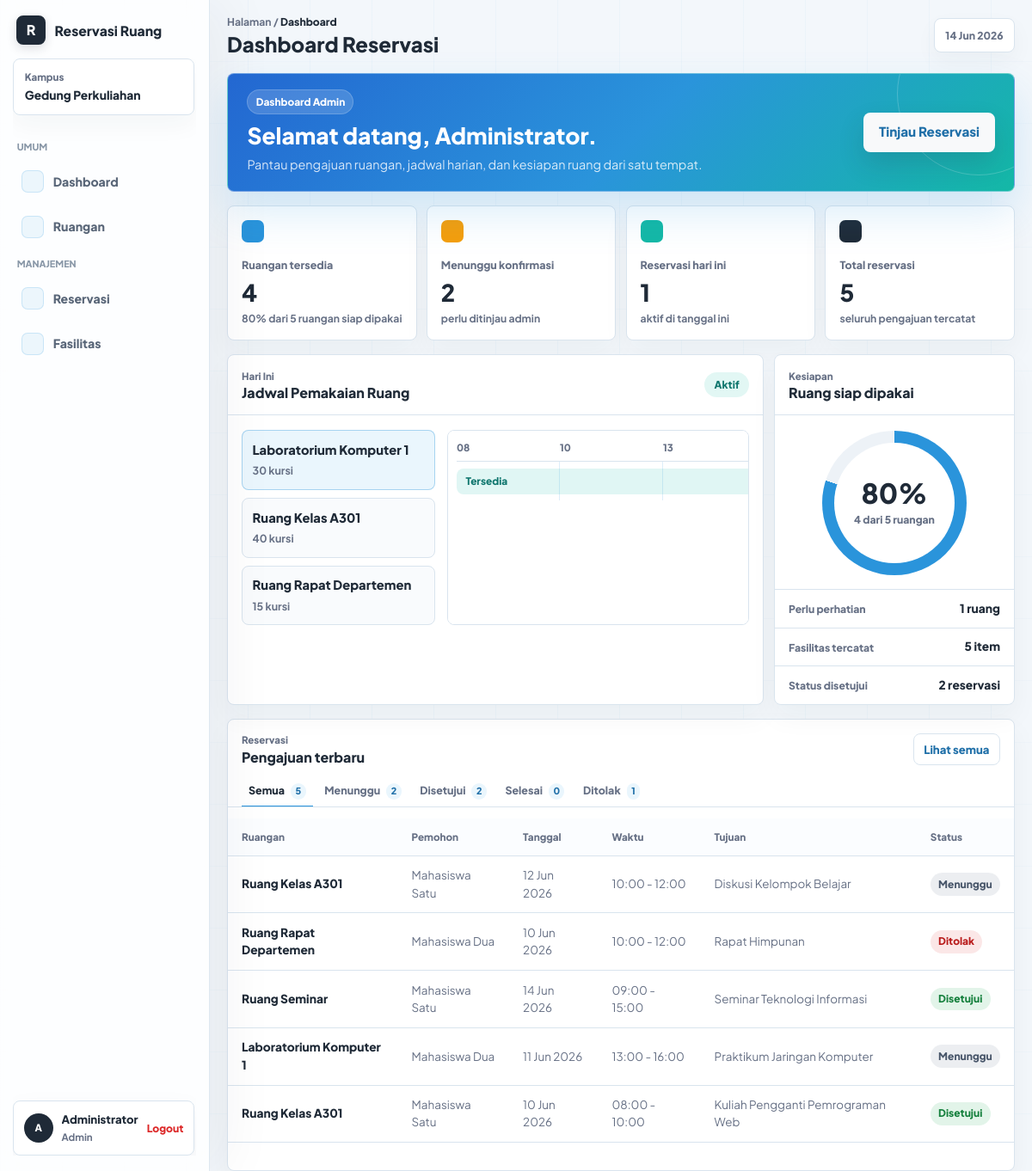
/pages/dashboard.php (signed in), run on the app's committed database.
### tables this page shows
CREATE TABLE reservations (
    id INT AUTO_INCREMENT PRIMARY KEY,
    user_id INT NOT NULL,
    room_id INT NOT NULL,
    reservation_date DATE NOT NULL,
    start_time TIME NOT NULL,
    end_time TIME NOT NULL,
    purpose VARCHAR(255) NOT NULL,
    status ENUM('pending','approved','rejected','cancelled','completed') NOT NULL DEFAULT 'pending',
    created_at TIMESTAMP DEFAULT CURRENT_TIMESTAMP,
    updated_at TIMESTAMP NULL DEFAULT NULL ON UPDATE CURRENT_TIMESTAMP,
    FOREIGN KEY (user_id) REFERENCES users(id),
    FOREIGN KEY (room_id) REFERENCES rooms(id)
);

CREATE TABLE rooms (
    id INT AUTO_INCREMENT PRIMARY KEY,
    room_name VARCHAR(100) NOT NULL,
    location VARCHAR(150) NOT NULL,
    capacity INT NOT NULL,
    description TEXT NULL,
    status ENUM('available','maintenance','unavailable') NOT NULL DEFAULT 'available',
    created_at TIMESTAMP DEFAULT CURRENT_TIMESTAMP
);

### pages/dashboard.php (the view, shortened to what the rows shown need)
<?php
require_once __DIR__ . '/../includes/helpers.php';
require_once __DIR__ . '/../includes/auth.php';
$user = current_user();
$isAdmin = is_admin();
function dashboard_count($conn, $sql, $types = '', $params = [])
{
    $stmt = mysqli_prepare($conn, $sql);
    mysqli_stmt_execute($stmt);
    $result = mysqli_stmt_get_result($stmt);
    $row = mysqli_fetch_assoc($result);
    return (int) ($row['total'] ?? 0);
}
function dashboard_rows($conn, $sql, $types = '', $params = [])
{
    $stmt = mysqli_prepare($conn, $sql);
    mysqli_stmt_execute($stmt);
    $result = mysqli_stmt_get_result($stmt);
    return mysqli_fetch_all($result, MYSQLI_ASSOC);
}
function dashboard_status_label($status)
{
    $labels = [
        'pending' => 'Menunggu',
        'approved' => 'Disetujui',
        'rejected' => 'Ditolak',
        'cancelled' => 'Dibatalkan',
        'completed' => 'Selesai',
    ];
    return $labels[$status] ?? ucfirst((string) $status);
}
function dashboard_date($date)
{
    return date('d M Y', strtotime($date));
}
function dashboard_stat_icon($name)
{
    $icons = [
        'rooms' => '<svg viewBox="0 0 24 24" aria-hidden="true"><path d="M4 21V5c0-.6.4-1 1-1h10c.6 0 1 .4 1 1v16"></path><path d="M16 9h3c.6 0 1 .4 1 1v11"></path><path d="M3 21h18"></path><path d="M8 8h3"></path><path d="M8 12h3"></path><path d="M8 16h3"></path></svg>',
        'pending' => '<svg viewBox="0 0 24 24" aria-hidden="true"><circle cx="12" cy="12" r="9"></circle><path d="M12 7v5l3 2"></path></svg>',
        'today' => '<svg viewBox="0 0 24 24" aria-hidden="true"><path d="M7 3v3"></path><path d="M17 3v3"></path><path d="M4 8h16"></path><path d="M5 5h14c.6 0 1 .4 1 1v14c0 .6-.4 1-1 1H5c-.6 0-1-.4-1-1V6c0-.6.4-1 1-1z"></path><path d="m9 15 2 2 4-5"></path></svg>',
        'total' => '<svg viewBox="0 0 24 24" aria-hidden="true"><path d="M8 4h8"></path><path d="M9 2h6c.6 0 1 .4 1 1v2H8V3c0-.6.4-1 1-1z"></path><path d="M6 5h12c.6 0 1 .4 1 1v15H5V6c0-.6.4-1 1-1z"></path><path d="M8 11h8"></path><path d="M8 15h8"></path></svg>',
    ];
    return $icons[$name] ?? '';
}
$totalRooms = dashboard_count($conn, "SELECT COUNT(*) AS total FROM v_room_facility_summary");
$availableRooms = dashboard_count($conn, "SELECT COUNT(*) AS total FROM v_room_facility_summary WHERE status = 'available'");
$availabilityRate = $totalRooms > 0 ? round(($availableRooms / $totalRooms) * 100) : 0;
if ($isAdmin) {
    $pendingReservations = dashboard_count($conn, "SELECT COUNT(*) AS total FROM reservations WHERE status = 'pending'");
    $todayReservations = dashboard_count($conn, "SELECT COUNT(*) AS total FROM reservations WHERE reservation_date = CURDATE()");
    $totalReservations = dashboard_count($conn, "SELECT COUNT(*) AS total FROM reservations");
    $recentReservations = dashboard_rows(
        $conn,
        "SELECT reservations.id, reservations.reservation_date, reservations.start_time, reservations.end_time,
                reservations.purpose, reservations.status, reservations.room_name, reservations.user_name
         FROM v_reservation_details AS reservations
         ORDER BY reservations.created_at DESC, reservations.id DESC
         LIMIT 6"
    );
    $reservationLabel = 'Pengajuan terbaru';
}
$recentStatusCounts = [
    'all' => count($recentReservations),
    'pending' => 0,
    'approved' => 0,
    'completed' => 0,
    'rejected' => 0,
];
foreach ($recentReservations as $reservation) {
    if (isset($recentStatusCounts[$reservation['status']])) {
        $recentStatusCounts[$reservation['status']] += 1;
    }
}
$scheduleRooms = [];
if ($isAdmin) {
    $scheduleRooms = dashboard_rows($conn, "SELECT id, room_name, capacity FROM rooms WHERE status = 'available' ORDER BY room_name ASC LIMIT 3");
}
$schedulePanelTitle = $isAdmin ? 'Jadwal Pemakaian Ruang' : 'Jadwal Saya Hari Ini';
$scheduleEmptyTitle = $isAdmin ? 'Belum ada ruangan yang aktif.' : 'Belum ada jadwal kamu hari ini.';
$scheduleEmptyText = $isAdmin ? '' : 'Reservasi menunggu atau disetujui untuk hari ini akan muncul di sini.';
$roomReservations = [];
$statusTabs = [
    [
        'label' => 'Semua',
        'count' => $recentStatusCounts['all'],
        'statuses' => '',
    ],
    [
        'label' => 'Menunggu',
        'count' => $recentStatusCounts['pending'],
        'statuses' => 'pending',
    ],
    [
        'label' => 'Disetujui',
        'count' => $recentStatusCounts['approved'],
        'statuses' => 'approved',
    ],
    [
        'label' => 'Selesai',
        'count' => $recentStatusCounts['completed'],
        'statuses' => 'completed',
    ],
    [
        'label' => 'Ditolak',
        'count' => $recentStatusCounts['rejected'],
        'statuses' => 'rejected,cancelled',
    ],
];
$statCards = [
    [
        'label' => 'Ruangan tersedia',
        'value' => $availableRooms,
        'hint' => $availabilityRate . '% dari ' . $totalRooms . ' ruangan siap dipakai',
        'tone' => 'primary',
        'icon' => 'rooms',
    ],
    [
        'label' => 'Menunggu konfirmasi',
        'value' => $pendingReservations,
        'hint' => $isAdmin ? 'perlu ditinjau admin' : 'sedang diproses',
        'tone' => 'warning',
        'icon' => 'pending',
    ],
    [
        'label' => $isAdmin ? 'Reservasi hari ini' : 'Jadwal disetujui',
        'value' => $todayReservations,
        'hint' => $isAdmin ? 'aktif di tanggal ini' : 'jadwal mendatang',
        'tone' => 'success',
        'icon' => 'today',
    ],
    [
        'label' => 'Total reservasi',
        'value' => $totalReservations,
        'hint' => $isAdmin ? 'seluruh pengajuan tercatat' : 'riwayat pengajuan kamu',
        'tone' => 'neutral',
        'icon' => 'total',
    ],
];
require_once __DIR__ . '/../includes/header.php';
?>
<main class="dashboard-page">
    <div class="dashboard-shell">
        <header class="dashboard-topbar">
            <div>
                <h1>Dashboard Reservasi</h1>
            </div>
        </header>
        <section class="dashboard-hero-card">
            <div>
                <h2>Selamat datang, <?= e($user['name']) ?>.</h2>
            </div>
        </section>
        <div class="dashboard-stats">
            <?php foreach ($statCards as $card): ?>
                <article class="dashboard-stat <?= e('stat-' . $card['tone']) ?>">
                    <div class="stat-icon"><?= dashboard_stat_icon($card['icon']); ?></div>
                    <span><?= e($card['label']) ?></span>
                    <strong><?= e($card['value']) ?></strong>
                    <p><?= e($card['hint']) ?></p>
                </article>
            <?php endforeach; ?>
        </div>
        <div class="dashboard-analytics">
            <section class="dashboard-panel schedule-panel">
                <div class="panel-header">
                    <div>
                        <h2><?= e($schedulePanelTitle); ?></h2>
                    </div>
                </div>
                <?php if (empty($scheduleRooms)): ?>
                    <div class="empty-state" style="margin: 2rem;">
                        <strong><?= e($scheduleEmptyTitle); ?></strong>
                        <?php if ($scheduleEmptyText !== ''): ?>
                            <p><?= e($scheduleEmptyText); ?></p>
                        <?php endif; ?>
                    </div>
                <?php else: ?>
                    <div class="schedule-grid" style="padding: 0 1rem 1.25rem;">
                        <aside class="room-stack">
                            <?php foreach ($scheduleRooms as $index => $room): ?>
                                <button type="button" class="room-pill <?= $index === 0 ? 'active' : ''; ?>" data-schedule-target="room-<?= e($room['id']); ?>" style="text-align: left; width: 100%; border-width: 1px; border-style: solid; cursor: pointer;">
                                    <span><?= e($room['room_name']); ?></span>
                                    <small><?= e($room['capacity']); ?> kursi</small>
                                </button>
                            <?php endforeach; ?>
                        </aside>
                        <div class="time-board">
                            <?php foreach ($scheduleRooms as $index => $room): ?>
                                <div class="timeline-row" id="room-<?= e($room['id']); ?>" style="display: <?= $index === 0 ? 'grid' : 'none'; ?>;">
                                    <?php
                                        $roomRes = $roomReservations[$room['id']] ?? [];
                                        if (empty($roomRes)):
                                    ?>
                                        <span class="timeline-block open" style="--start: 1; --span: 5;">
                                            Tersedia
                                        </span>
                                    <?php endif; ?>
                                </div>
                            <?php endforeach; ?>
                        </div>
                    </div>
                <?php endif; ?>
            </section>
            <section class="dashboard-panel insight-panel">
                <div class="panel-header">
                    <div>
                        <h2>Ruang siap dipakai</h2>
                    </div>
                </div>
            </section>
        </div>
        <section class="dashboard-panel reservations-panel">
            <div class="panel-header panel-header-spread">
                <div>
                    <h2><?= e($reservationLabel) ?></h2>
                </div>
            </div>
            <div class="reservation-tabs" data-reservation-filters>
                <?php foreach ($statusTabs as $index => $tab): ?>
                    <button
                        type="button"
                        class="<?= $index === 0 ? 'active' : ''; ?>"
                        data-status-filter="<?= e($tab['statuses']); ?>"
                        aria-pressed="<?= $index === 0 ? 'true' : 'false'; ?>"
                    >
                        <?= e($tab['label']); ?> <strong><?= e($tab['count']); ?></strong>
                    </button>
                <?php endforeach; ?>
            </div>
            <?php if (empty($recentReservations)): ?>
                <div class="empty-state">
                    <strong>Belum ada reservasi.</strong>
                    <p>Data reservasi terbaru akan muncul di sini setelah pengajuan dibuat.</p>
                </div>
            <?php else: ?>
                <div class="table-responsive">
                    <table class="table dashboard-table align-middle">
                        <thead>
                            <tr>
                                <th>Ruangan</th>
                                <?php if ($isAdmin): ?>
                                    <th>Pemohon</th>
                                <?php endif; ?>
                                <th>Tanggal</th>
                                <th>Waktu</th>
                                <th>Tujuan</th>
                                <th>Status</th>
                            </tr>
                        </thead>
                        <tbody>
                            <?php foreach ($recentReservations as $reservation): ?>
                                <tr data-reservation-row data-status="<?= e($reservation['status']); ?>">
                                    <td>
                                        <strong><?= e($reservation['room_name']) ?></strong>
                                    </td>
                                    <?php if ($isAdmin): ?>
                                        <td><?= e($reservation['user_name']) ?></td>
                                    <?php endif; ?>
                                    <td><?= e(dashboard_date($reservation['reservation_date'])) ?></td>
                                    <td>
                                        <?= e(substr($reservation['start_time'], 0, 5)) ?>
                                        -
                                        <?= e(substr($reservation['end_time'], 0, 5)) ?>
                                    </td>
                                    <td><?= e($reservation['purpose']) ?></td>
                                    <td>
                                        <span class="reservation-status status-<?= e($reservation['status']) ?>">
                                            <?= e(dashboard_status_label($reservation['status'])) ?>
                                        </span>
                                    </td>
                                </tr>
                            <?php endforeach; ?>
                        </tbody>
                    </table>
                </div>
            <?php endif; ?>
        </section>
    </div>
</main>
<?php require_once __DIR__ . '/../includes/footer.php'; ?>

### data on the page
reservations: label "Menunggu konfirmasi", id "2", hint "perlu ditinjau admin", label "Menunggu", room_name "Laboratorium Komputer 1", user_name "Mahasiswa Dua", reservation_date "11 Jun 2026", start_time "13:00", end_time "16:00", purpose "Praktikum Jaringan Komputer", status "Menunggu"
rooms: room_name "Laboratorium Komputer 1", capacity "30"
rooms: $room['id'] 1 (drawn), room_name "Ruang Kelas A301", capacity "40"
rooms: room_name "Ruang Rapat Departemen", capacity "15"
reservations: room_name "Ruang Kelas A301", user_name "Mahasiswa Satu", reservation_date "12 Jun 2026", start_time "10:00", end_time "12:00", purpose "Diskusi Kelompok Belajar", status "Menunggu"
reservations: room_name "Ruang Rapat Departemen", user_name "Mahasiswa Dua", reservation_date "10 Jun 2026", start_time "10:00", end_time "12:00", purpose "Rapat Himpunan", status "Ditolak"
reservations: room_name "Ruang Seminar", user_name "Mahasiswa Satu", reservation_date "14 Jun 2026", start_time "09:00", end_time "15:00", purpose "Seminar Teknologi Informasi", status "Disetujui"
reservations: room_name "Ruang Kelas A301", user_name "Mahasiswa Satu", reservation_date "10 Jun 2026", start_time "08:00", end_time "10:00", purpose "Kuliah Pengganti Pemrograman Web", status "Disetujui"

### other printed values
substr($_SESSION['user_name'] ?? 'P', 0, 1) "A"
$_SESSION['user_name'] "Administrator"
$_SESSION['role'] "Admin"
$user['name'] "Administrator"
$dashboardSubtitle "Pantau pengajuan ruangan, jadwal harian, dan kesiapan ruang dari satu tempat."
$heroActionLabel "Tinjau Reservasi"
$card['label'] "Ruangan tersedia"
$card['value'] "4"
$card['hint'] "80% dari 5 ruangan siap dipakai"
$card['label'] "Reservasi hari ini"
$card['value'] "1"
$card['hint'] "aktif di tanggal ini"
$card['label'] "Total reservasi"
$card['value'] "5"
$card['hint'] "seluruh pengajuan tercatat"
